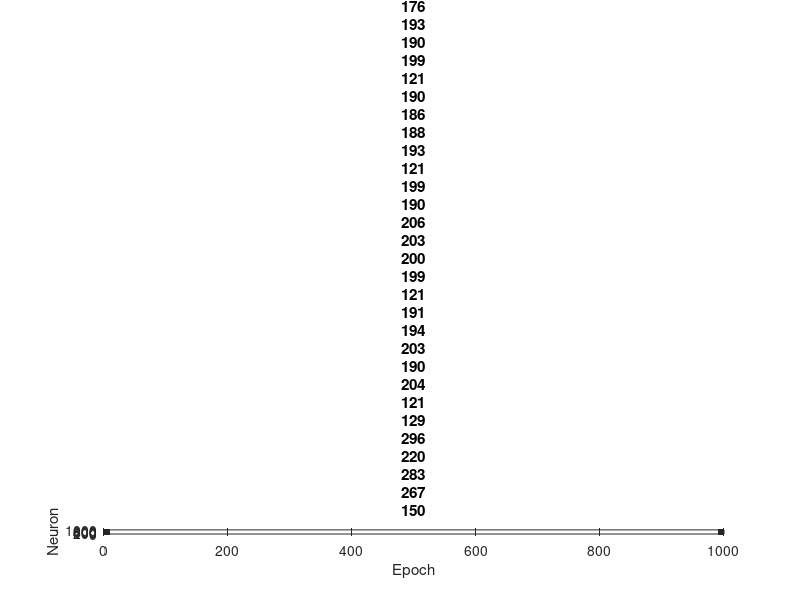

MATLAB code for this plot: (Note: this script raises an error after producing the figure.)
epochs = 1000; % simulation of 1000 ms
variances = [0; 0.01; 0.025; 0.05; 0.075; 0.1; 0.2; 0.3; 0.5; 0.75; 1; 1.1; 1.25; 1.5; 1.75; 2; 2.25; 2.5; 2.75; 3; 3.5; 4; 5; 6; 7; 8; 9; 10; 12; 15; 20; 25; 30; 40; 50; 60; 75; 100; 150; 200; 300; 400; 500; 750; 1000];

Ne=800;                     Ni=200;
re=rand(Ne,1);              ri=rand(Ni,1);

a=[0.02*ones(Ne,1);         0.02+0.08*ri];
b=[0.2*ones(Ne,1);          0.25-0.05*ri];
c=[-65+15*re.^2;            -65*ones(Ni,1)];
d=[8-6*re.^2;               2*ones(Ni,1)];
S=[0.5*rand(Ne+Ni,Ne),      -rand(Ne+Ni,Ni)];

for i=1:length(variances)
    fprintf("Run %d of %d.", i, length(variances));
    
    rng(123); % reset the seed for each test
    var = variances(i);
    
    v=-65*ones(Ne+Ni,1);        % Initial values of v
    u=b.*v;                     % Initial values of u
    firings=[];                 % spike timings
    quantity=zeros(epochs,1);   % Quantity of neurons firing per epoch
    
    for t=1:epochs
      I=[5*(var^0.5)*randn(Ne,1);2*(var^0.5)*randn(Ni,1)]; % thalamic input
      fired=find(v>=30);    % indices of spikes
      quantity(t) = length(fired);
      firings=[firings; t+0*fired,fired];
      v(fired)=c(fired);
      u(fired)=u(fired)+d(fired);
      I=I+sum(S(:,fired),2);
      v=v+0.5*(0.04*v.^2+5*v+140-u+I); % step 0.5 ms
      v=v+0.5*(0.04*v.^2+5*v+140-u+I); % for numerical
      u=u+a.*(b.*v-u);                 % stability
    end;
    
    f1 = figure;
    f2 = figure;
    
    figure(f1);
    plot(firings(:,1),firings(:,2),'.');
    title("When each neuron fires (σ²="+num2str(var)+")");
    xlabel("Epoch");
    ylabel("Neuron");
    xlim([0, epochs]);
    ylim([0, Ne+Ni]);
    exportgraphics(gcf,"when (σ²="+num2str(var)+").png",'Resolution',300);
    
    figure(f2);
    plot(quantity);
    title("Quantity of neurons firing per epoch (σ²="+num2str(var)+")");
    xlabel("Epoch");
    ylabel("Number of neurons that fire");
    xlim([0, epochs]);
    ylim([0, Ne+Ni]);
    exportgraphics(gcf,"quantity (σ²="+num2str(var)+").png",'Resolution',300);

end;

fprintf("Finished all runs.");